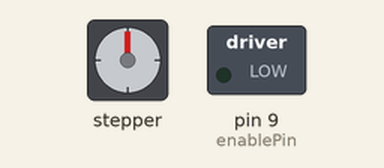
Recording of a sketch running on a simulated Arduino Uno, built with avr-gcc and run on an emulated ATmega328P. Shown: stepper motor, switched loads named in the sketch (green lamp = pin HIGH). Stepper angles assume 200 steps per turn.

Above: at 0.05 s.
At 1.75 s:
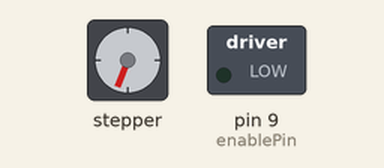
At 3.55 s:
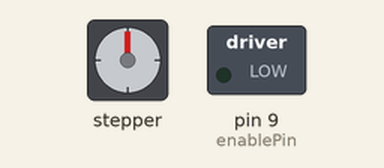
At 7.05 s:
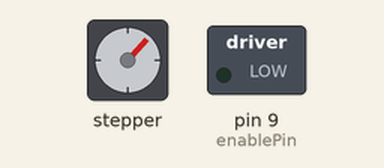
Timing chart, 0 to 22.4 s (numbered marks = the images above):
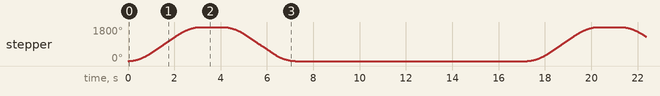

The sketch:

AcceleratingStepperNEMA17.ino
```cpp
#include "AccelStepper.h"
#define directionPin 2
#define stepPin 5
#define enablePin 9
#define motorInterfaceType 1
#define stepsPerRevolution 200

AccelStepper stepper = AccelStepper(motorInterfaceType, stepPin, directionPin);

void setup() {
  // set max speed and acceleration
  pinMode(enablePin, OUTPUT);
  digitalWrite(enablePin, LOW);
  stepper.setMaxSpeed(500);
  stepper.setAcceleration(500);

}

void loop() {
  // put your main code here, to run repeatedly:
  stepper.moveTo(1000);
  stepper.runToPosition();
  delay(1000);
  stepper.moveTo(0);
  stepper.runToPosition();

  delay(10000);
}
```

Measured:
- by itself, stepper: turns 1800° clockwise in 3.1 s, then 1800° counter-clockwise in 3.1 s, repeating every 17.2 s
